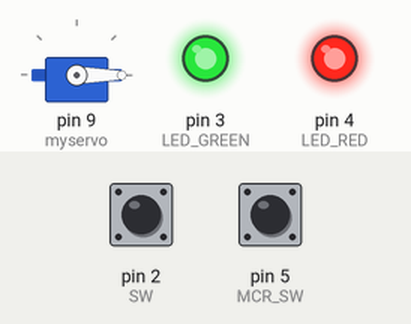
This sketch was run on a simulated Arduino Uno, built with avr-gcc and run on an emulated ATmega328P. Parts: servo, output pins drawn as LEDs (lit = HIGH). Inputs (shaded band) come from the test bench; at power-on: pin 2 (SW) LOW, pin 5 (MCR_SW) HIGH. What the sketch prints to the serial monitor is not drawn.

Above: at 1.2 s.
1.3 s: pin 2 (SW) pulled HIGH for 0.15 s
At 1.37 s:
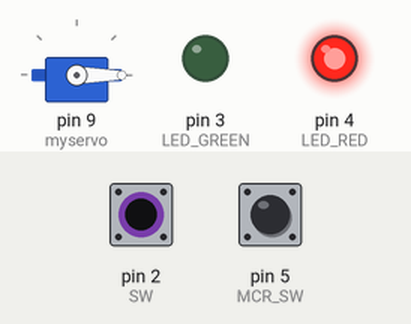
2.9 s: pin 2 (SW) pulled HIGH for 3.2 s
At 6.7 s:
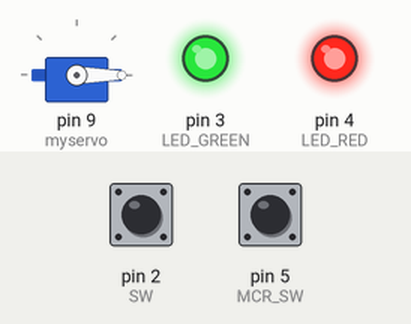
Timing chart, 0 to 8.2 s (numbered marks = the images above; inputs shaded):
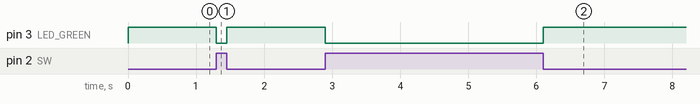

Measured:
- after the input at 1.3 s, pin 3 (LED_GREEN): HIGH → LOW at once, → HIGH 0.15 s later
- after the input at 2.9 s, pin 3 (LED_GREEN): HIGH → LOW at once, → HIGH 3.2 s later

The sketch:

mcr.ino
```cpp
#include <Servo.h>
Servo myservo;

#define SW 2
#define LED_GREEN 3
#define LED_RED 4
#define MCR_SW 5

bool isMove = false;
bool flex = false;
int counter = 0;

int mcrFailureCount = 0;
unsigned long startTime = 0;
bool mcrStatus = digitalRead(MCR_SW);


uint32_t gainTime = 5000;
int gainCounter = 10;


void setup() {

  Serial.begin(115200);
  myservo.attach(9);
  pinMode(MCR_SW, INPUT);
  pinMode(SW, INPUT);
  pinMode(LED_GREEN, OUTPUT);
  pinMode(LED_RED, OUTPUT);

  digitalWrite(LED_GREEN, HIGH);
  digitalWrite(LED_RED, HIGH);

  myservo.write(0);
}

void loop() {
  if (digitalRead(SW) == HIGH) {
    digitalWrite(LED_GREEN, LOW);
  } else {
    digitalWrite(LED_GREEN, HIGH);
    myservo.write(0);
  }

  run();
  Serial.println(digitalRead(MCR_SW));

}
void run() {
  if (digitalRead(SW) == HIGH) {
    bool mcrStatus = digitalRead(MCR_SW);

    if (mcrStatus == LOW) {
      if (isMove == false) {
        startTime = millis();
        isMove = true;
        counter = 0;
      }

      if (flex == false) {
        counter++;
        flex = true;
      }
    } else {
      flex = false;
    }

    if (isMove == true && millis() - startTime >= gainTime) {
      moveServo();
      isMove = false;
    }

    if (isMove == true && counter >= gainCounter) {
      moveServo();
      isMove = false;
    }
  }
}


void moveServo() {
  myservo.write(0);
  delay(500);
  myservo.write(90);
  delay(500);

}
```
